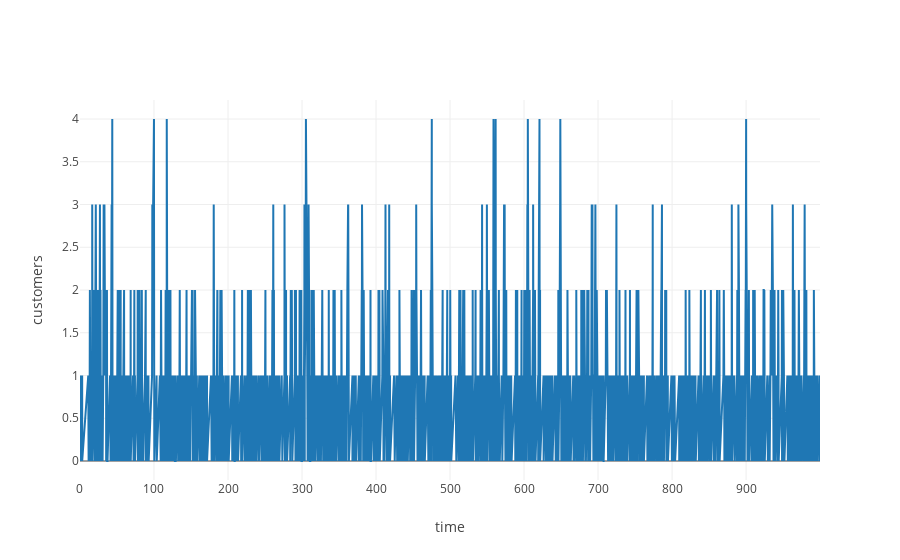
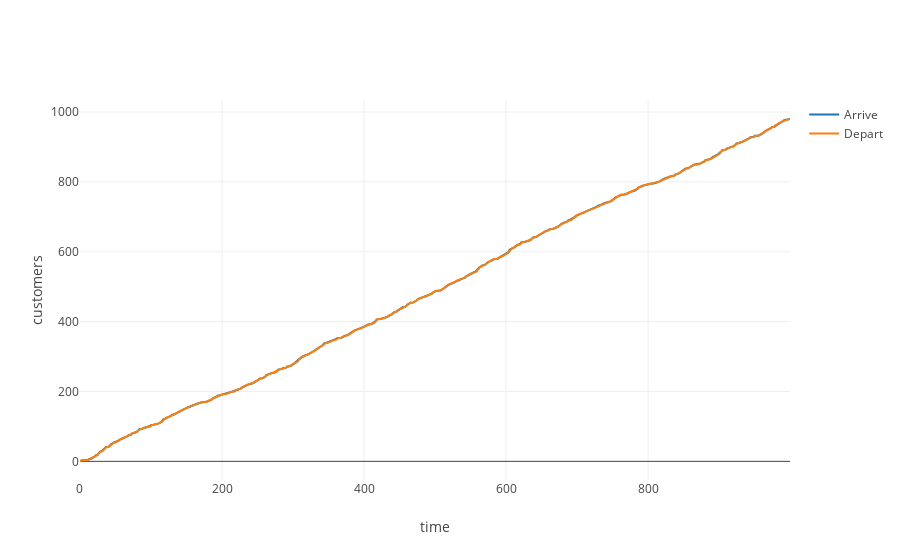

Notebook cell for these charts, in order:
### Markdown cell above
## 3.  $\frac{\alpha\lambda}{\mu} < 1$  при $\frac{\lambda}{\mu} > 1$

### Code cell
stat = sim.simulate(_lambda = 10, _mu = 3, _alpha = 0.1, until = 1000)
iplot(u.states_figure(stat['state_log']))
iplot(u.arr_dep_figure(stat['arrive_log'], stat['depart_log']) )

### Figure 1 — Plotly figure (JSON) as saved in the notebook; plotly's stock layout.template omitted (floating-point values rounded to 4 significant figures; data arrays with more than 128 entries replaced by an {"elided": "..."} marker saying what was removed)
{"data": [{"name": "States", "type": "scatter", "uid": "5b0b2735-e032-4755-b8df-9b17950af936", "x": {"elided": "1960 float values"}, "y": {"elided": "1960 int values"}}], "layout": {"xaxis": {"title": {"text": "time"}}, "yaxis": {"title": {"text": "customers"}}}}

### Figure 2 — Plotly figure (JSON) as saved in the notebook; plotly's stock layout.template omitted (floating-point values rounded to 4 significant figures; data arrays with more than 128 entries replaced by an {"elided": "..."} marker saying what was removed)
{"data": [{"name": "Arrive", "type": "scatter", "uid": "44e3caa5-0125-46ea-9ddb-8d7d07120e14", "x": {"elided": "980 float values"}, "y": {"elided": "980 int values"}}, {"name": "Depart", "type": "scatter", "uid": "76cf67c4-d2f4-4d09-99c0-f13e6ae11c84", "x": {"elided": "980 float values"}, "y": {"elided": "980 int values"}}], "layout": {"xaxis": {"title": {"text": "time"}}, "yaxis": {"title": {"text": "customers"}}}}
